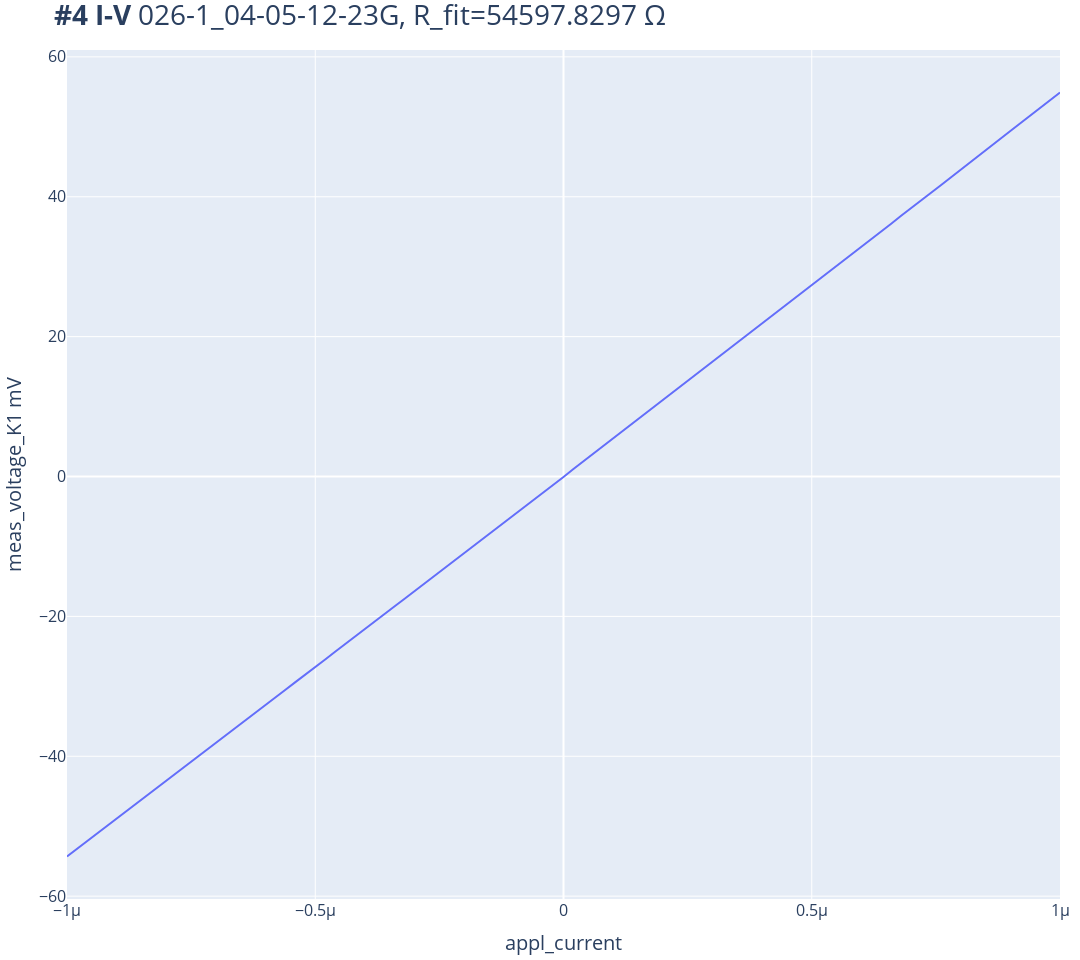
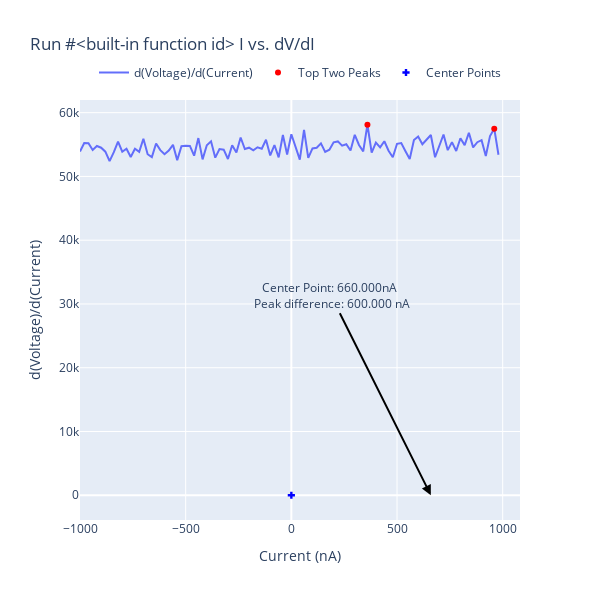

The notebook cell saved with these charts, in order:
### Code cell
I_range=1e-6
K2440.output(1)
appl_current(-I_range) #Limit:1e-5 Amp(1MOhms risistor),1e-6 Amp(10MOhms risistor)
sleep(2)
# station.snapshot(update=True);
exp = qc.new_experiment('I-V', sample_name='026-1_04-05-12-23G')
dataid = do1d(appl_current, -I_range ,I_range, 101, 0.03, meas_voltage_K1)
appl_current(0)
K2440.output(0)

# plot_by_id(dataid)
#save_path = r"C:\qcodes\personal_scripts\Albert\104\Plot\104_{}.png".format(dataid)  # Path to save the plot image
#autosave_plot_by_id(dataid, save_path)
print(f"R = {get_R_from_IV(dataid)}")
# dataset = qc.load_by_id(dataid)
IV(dataid)
IV_diff(dataid)

### Figure 1 — Plotly figure (JSON) as saved in the notebook; plotly's stock layout.template omitted (floating-point values rounded to 4 significant figures)
{"data": [{"mode": "lines", "name": "Voltage vs. Current", "type": "scatter", "x": [-1e-06, -9.8e-07, -9.6e-07, -9.4e-07, -9.2e-07, -9e-07, -8.8e-07, -8.6e-07, -8.4e-07, -8.2e-07, -8e-07, -7.8e-07, -7.6e-07, -7.4e-07, -7.2e-07, -7e-07, -6.8e-07, -6.6e-07, -6.4e-07, -6.2e-07, -6e-07, -5.8e-07, -5.6e-07, -5.4e-07, -5.2e-07, -5e-07, -4.8e-07, -4.6e-07, -4.4e-07, -4.2e-07, -4e-07, -3.8e-07, -3.6e-07, -3.4e-07, -3.2e-07, -3e-07, -2.8e-07, -2.6e-07, -2.4e-07, -2.2e-07, -2e-07, -1.8e-07, -1.6e-07, -1.4e-07, -1.2e-07, -1e-07, -8e-08, -6e-08, -4e-08, -2e-08, 0, 2e-08, 4e-08, 6e-08, 8e-08, 1e-07, 1.2e-07, 1.4e-07, 1.6e-07, 1.8e-07, 2e-07, 2.2e-07, 2.4e-07, 2.6e-07, 2.8e-07, 3e-07, 3.2e-07, 3.4e-07, 3.6e-07, 3.8e-07, 4e-07, 4.2e-07, 4.4e-07, 4.6e-07, 4.8e-07, 5e-07, 5.2e-07, 5.4e-07, 5.6e-07, 5.8e-07, 6e-07, 6.2e-07, 6.4e-07, 6.6e-07, 6.8e-07, 7e-07, 7.2e-07, 7.4e-07, 7.6e-07, 7.8e-07, 8e-07, 8.2e-07, 8.4e-07, 8.6e-07, 8.8e-07, 9e-07, 9.2e-07, 9.4e-07, 9.6e-07, 9.8e-07, 1e-06], "y": [-54.34, -53.26, -52.16, -51.05, -49.97, -48.87, -47.78, -46.71, -45.66, -44.58, -43.47, -42.4, -41.31, -40.25, -39.16, -38.08, -36.96, -35.9, -34.83, -33.73, -32.65, -31.58, -30.5, -29.4, -28.35, -27.25, -26.16, -25.06, -24.0, -22.88, -21.82, -20.72, -19.61, -18.56, -17.47, -16.39, -15.33, -14.23, -13.16, -12.04, -10.95, -9.86, -8.778, -7.686, -6.599, -5.484, -4.418, -3.32, -2.26, -1.13, -0.06097, 1.071, 2.164, 3.217, 4.363, 5.421, 6.509, 7.599, 8.703, 9.78, 10.86, 11.97, 13.08, 14.18, 15.28, 16.36, 17.49, 18.59, 19.67, 20.83, 21.9, 23.01, 24.1, 25.21, 26.29, 27.35, 28.45, 29.56, 30.64, 31.69, 32.81, 33.93, 35.03, 36.15, 37.28, 38.34, 39.44, 40.57, 41.65, 42.76, 43.84, 44.96, 46.06, 47.19, 48.28, 49.39, 50.5, 51.57, 52.7, 53.84, 54.91]}], "layout": {"height": 960, "margin": {"b": 10, "l": 10, "r": 10, "t": 50}, "title": {"font": {"size": 28}, "text": "<b>#4 I-V</b> 026-1_04-05-12-23G, R_fit=54597.8297 Ω"}, "width": 1080, "xaxis": {"tickfont": {"size": 16}, "title": {"font": {"size": 20}, "text": "appl_current"}}, "yaxis": {"tickfont": {"size": 16}, "title": {"font": {"size": 20}, "text": "meas_voltage_K1 mV"}}}}

### Figure 2 — Plotly figure (JSON) as saved in the notebook; plotly's stock layout.template omitted (floating-point values rounded to 4 significant figures)
{"data": [{"mode": "lines", "name": "d(Voltage)/d(Current)", "type": "scatter", "x": [-1000, -980.0, -960.0, -940, -920, -900, -880, -860, -840, -820, -800, -780, -760, -740, -720, -700, -680, -660, -640, -620, -600, -580, -560, -540, -520, -500, -480.0, -460, -440, -420, -400, -380, -360, -340, -320, -300, -280, -260, -240.0, -220, -200, -180, -160, -140, -120.0, -100.0, -80, -60.0, -40.0, -20, 0, 20, 40, 60.0, 80.0, 100, 120.0, 140, 160, 180, 200, 220, 240.0, 260, 280, 300, 320, 340, 360, 380, 400, 420, 440, 460, 480.0, 500, 520, 540, 560, 580, 600, 620, 640, 660, 680, 700, 720, 740, 760, 780, 800, 820, 840, 860, 880, 900, 920.0, 940, 960.0, 980.0], "y": [53890.0, 55250.0, 55210.0, 54150.0, 54770.0, 54500.0, 53880.0, 52410.0, 53800.0, 55450.0, 53870.0, 54350.0, 53060.0, 54340.0, 53860.0, 55900.0, 53480.0, 53036, 55160.0, 54130.0, 53490.0, 54040.0, 54960.0, 52560.0, 54740.0, 54820.0, 54780.0, 53250.0, 56010.0, 52680.0, 54900.0, 55510.0, 52940.0, 54290.0, 54200.0, 52740.0, 54880.0, 53750.0, 56100.0, 54300.0, 54510.0, 54100.0, 54570.0, 54350.0, 55750.0, 53300.0, 54930.0, 52990.0, 56500.0, 53450.0, 56610.0, 54650.0, 52640.0, 57300.0, 52910.0, 54390.0, 54500.0, 55180.0, 53850.0, 54190.0, 55360.0, 55490.0, 54820.0, 55040.0, 54060.0, 56530.0, 54940.0, 53920.0, 58100.0, 53730.0, 55310.0, 54550.0, 55520.0, 54020.0, 53010.0, 55120.0, 55220.0, 53950.0, 52750.0, 55700.0, 56270.0, 55050.0, 55810.0, 56500.0, 53000.0, 54850.0, 56570.0, 54120.0, 55380.0, 53990.0, 56000.0, 54910.0, 56850.0, 54550.0, 55370.0, 55690.0, 53200.0, 56320.0, 57490.0, 53400.0]}, {"marker": {"color": "red"}, "mode": "markers", "name": "Top Two Peaks", "type": "scatter", "x": [360, 960.0], "y": [58100.0, 57490.0]}, {"marker": {"color": "blue", "symbol": "cross"}, "mode": "markers", "name": "Center Points", "type": "scatter", "x": [6.6e-07], "y": [0]}], "layout": {"annotations": [{"arrowcolor": "black", "arrowhead": 2, "arrowsize": 1, "arrowwidth": 2, "ax": -100, "ay": -200, "showarrow": true, "text": "Center Point: 660.000nA <br> Peak difference: 600.000 nA", "x": 660.0, "y": 0}], "height": 600, "legend": {"orientation": "h", "x": 0.5, "xanchor": "center", "y": 1.1, "yanchor": "top"}, "title": {"text": "Run #<built-in function id> I vs. dV/dI"}, "width": 600, "xaxis": {"title": {"text": "Current (nA)"}}, "yaxis": {"title": {"text": "d(Voltage)/d(Current)"}}}}
